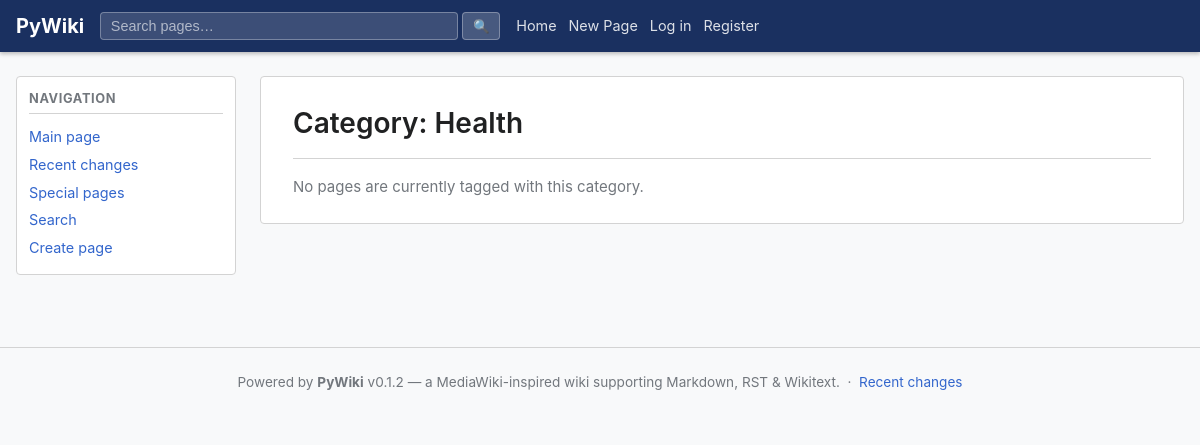
Page /category/Health on the earlier database version.
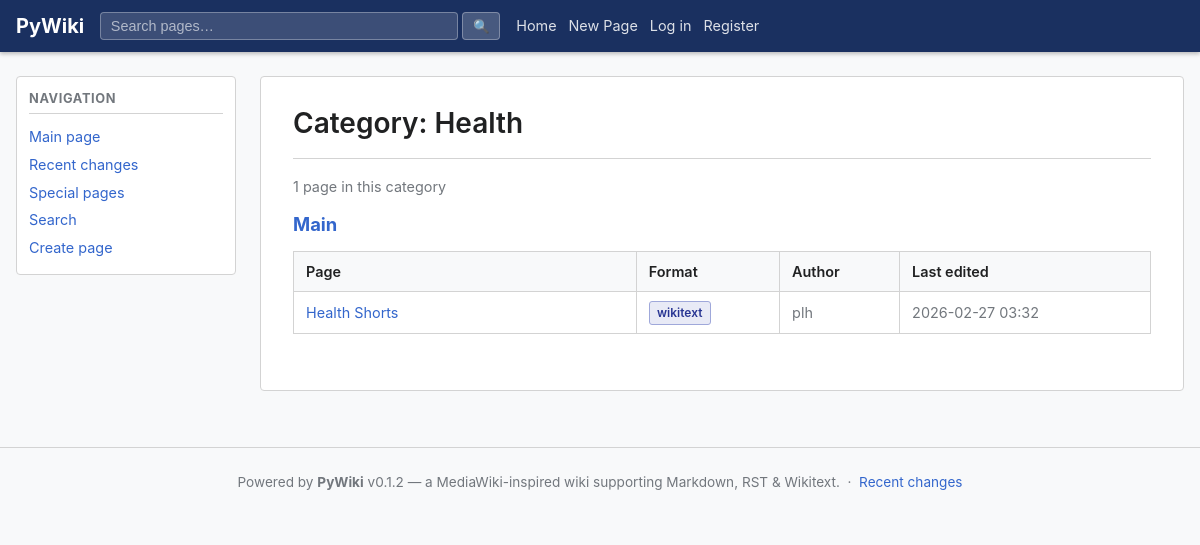
Same page on the later database version.
### app/models/models.py (models this page shows, shortened)
class PageVersion(Base):
    __tablename__ = "page_versions"
    __table_args__ = (
        UniqueConstraint("page_id", "version", name="uq_page_versions_page_ver"),
        Index("ix_page_versions_page_latest", "page_id", "version"),
    )
    id:         Mapped[str]        = _uuid_col(primary_key=True)
    page_id:    Mapped[str]        = mapped_column(String(36), ForeignKey("pages.id", ondelete="CASCADE"), nullable=False, index=True)
    version:    Mapped[int]        = mapped_column(Integer, nullable=False)
    content:    Mapped[str]        = mapped_column(Text, nullable=False, default="")
    format:     Mapped[str]        = mapped_column(String(16), nullable=False, default="markdown")
    rendered:   Mapped[str | None] = mapped_column(Text, nullable=True)
    author_id:  Mapped[str | None] = mapped_column(String(36), ForeignKey("users.id"), nullable=True)
    comment:    Mapped[str]        = mapped_column(String(512), default="", nullable=False)
    created_at: Mapped[datetime]   = mapped_column(DateTime(timezone=True), default=_utcnow)
    page:   Mapped["Page"]       = relationship(back_populates="versions")
    author: Mapped["User | None"] = relationship(back_populates="page_versions")

class Namespace(Base):
    __tablename__ = "namespaces"
    id:             Mapped[str]        = _uuid_col(primary_key=True)
    name:           Mapped[str]        = mapped_column(String(128), unique=True, nullable=False, index=True)
    description:    Mapped[str]        = mapped_column(Text, default="", nullable=False)
    default_format: Mapped[str]        = mapped_column(String(16), default="markdown", nullable=False)
    created_at:     Mapped[datetime]   = mapped_column(DateTime(timezone=True), default=_utcnow)
    pages: Mapped[list["Page"]] = relationship(back_populates="namespace", cascade="all, delete-orphan")

class Page(Base):
    __tablename__ = "pages"
    __table_args__ = (
        UniqueConstraint("namespace_id", "slug", name="uq_pages_ns_slug"),
    )
    id:           Mapped[str]        = _uuid_col(primary_key=True)
    namespace_id: Mapped[str]        = mapped_column(String(36), ForeignKey("namespaces.id", ondelete="CASCADE"), nullable=False, index=True)
    title:        Mapped[str]        = mapped_column(String(512), nullable=False, index=True)
    slug:         Mapped[str]        = mapped_column(String(512), nullable=False, index=True)
    created_by:   Mapped[str | None] = mapped_column(String(36), ForeignKey("users.id"), nullable=True)
    created_at:   Mapped[datetime]   = mapped_column(DateTime(timezone=True), default=_utcnow)
    namespace:   Mapped["Namespace"]           = relationship(back_populates="pages")
    creator:     Mapped["User | None"]         = relationship(foreign_keys=[created_by])
    versions:    Mapped[list["PageVersion"]]   = relationship(
        back_populates="page",
        cascade="all, delete-orphan",
        order_by="PageVersion.version",
    )
    attachments: Mapped[list["Attachment"]]   = relationship(back_populates="page", cascade="all, delete-orphan")

class User(Base):
    __tablename__ = "users"
    id:           Mapped[str]  = _uuid_col(primary_key=True)
    username:     Mapped[str]  = mapped_column(String(64),  unique=True, nullable=False, index=True)
    email:        Mapped[str]  = mapped_column(String(255), unique=True, nullable=False, index=True)
    display_name: Mapped[str]  = mapped_column(String(128), nullable=False, default="")
    password_hash:Mapped[str]  = mapped_column(String(255), nullable=False)
    is_active:    Mapped[bool] = mapped_column(Boolean, default=True, nullable=False)
    is_admin:     Mapped[bool] = mapped_column(Boolean, default=False, nullable=False)
    created_at:   Mapped[datetime] = mapped_column(DateTime(timezone=True), default=_utcnow)
    updated_at:   Mapped[datetime] = mapped_column(DateTime(timezone=True), default=_utcnow, onupdate=_utcnow)
    page_versions: Mapped[list["PageVersion"]] = relationship(back_populates="author")
    attachments:   Mapped[list["Attachment"]]  = relationship(back_populates="uploaded_by_user")

### app/ui/views.py (the view)
@router.get("/category/{category_name}", response_class=HTMLResponse)
async def category_index(
    request: Request,
    category_name: str,
    db: AsyncSession = Depends(get_db),
):
    user, new_token = await _current_user(request, db)
    pages = await page_svc.get_pages_in_category(db, category_name)
    resp = templates.TemplateResponse(
        request,
        "category.html",
        _ctx(user,
             category_name=category_name,
             pages=pages),
    )
    _apply_new_token(resp, new_token, get_settings().access_token_expire_minutes)
    return resp

### app/templates/category.html (shortened to what this page needs)
{% extends "base.html" %}
{% block content %}
<div class="page-header">
  <h1>Category: {{ category_name }}</h1>
</div>
{% if pages %}
<p class="search-count">
  {{ pages|length }} page{{ 's' if pages|length != 1 else '' }} in this category
</p>
{% set ns_groups = {} %}
{% for p in pages %}
  {% if p.namespace not in ns_groups %}
    {% set _ = ns_groups.update({p.namespace: []}) %}
  {% endif %}
  {% set _ = ns_groups[p.namespace].append(p) %}
{% endfor %}
{% for ns_name, ns_pages in ns_groups.items() | sort %}
<div class="category-group">
  <h2><a href="/wiki/{{ ns_name }}">{{ ns_name }}</a></h2>
  <table class="wiki-table">
    <thead>
      <tr>
        <th>Page</th>
        <th>Format</th>
        <th>Author</th>
        <th>Last edited</th>
      </tr>
    </thead>
    <tbody>
      {% for p in ns_pages %}
      <tr>
        <td><a href="/wiki/{{ p.namespace }}/{{ p.slug }}">{{ p.title }}</a></td>
        <td><span class="badge badge-{{ p.format }}">{{ p.format }}</span></td>
        <td class="ts">{{ p.author }}</td>
        <td class="ts">{{ p.updated_at.strftime('%Y-%m-%d %H:%M') if p.updated_at else '—' }}</td>
      </tr>
      {% endfor %}
    </tbody>
  </table>
</div>
{% endfor %}
{% else %}
<p class="muted">No pages are currently tagged with this category.</p>
{% endif %}
{% endblock %}

Differences in the rows shown:
now on this page (row unchanged): PageVersion: name "Main"
added Page: title "Health Shorts"
added PageVersion: format "wikitext", updated_at "2026-02-27 03:32"
now on this page (row unchanged): User: author "plh"
Other differences:
{{ pages|length }}: (not shown) → "1"
text no longer shown: "No pages are currently tagged with this category."
text now shown: "page in this category"
